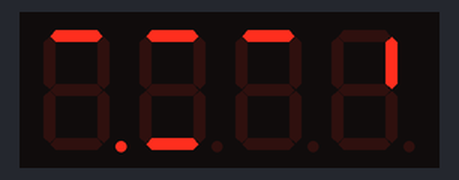
Bench run of a sketch on a simulated Arduino Uno, built with avr-gcc and run on an emulated ATmega328P. Shown: 4-digit seven-segment display.

Above: at 0.1 s.
At 0.7 s:
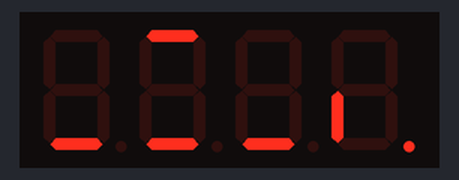
At 1.1 s:
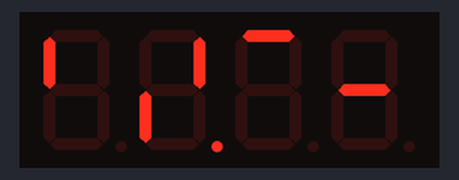
At 1.5 s:
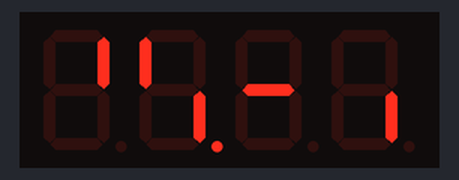

The sketch:

7segment.ino
```cpp
#include "SevSeg.h"
SevSeg sevseg; //Initiate a seven segment controller object

const byte segments[6][4]
{
  {
    B10000001,
    B00001001,
    B00000001,
    B00000010,
  },
  {
    B00000010,
    B10100100,
    B01000000,
    B00000100,
  },
  {
    B00000100,
    B00010010,
    B10001000,
    B01000000,
  },
  {
    B00001000,
    B00001001,
    B00001000,
    B10010000,
  },
  {
    B00010000,
    B00100100,
    B11000000,
    B00100000,
  },
  {
    B00100000,
    B10010010,
    B00000001,
    B01000000,
  }
};
int frame = 0;

void setup() {
  byte numDigits = 4;
  byte digitPins[] = {2, 3, 4, 5};
  byte segmentPins[] = {6, 7, 8, 9, 10, 11, 12, 13};
  bool resistorsOnSegments = 0;
  // variable above indicates that 4 resistors were placed on the digit pins.
  // set variable to 1 if you want to use 8 resistors on the segment pins.
  sevseg.begin(COMMON_CATHODE, numDigits, digitPins, segmentPins, resistorsOnSegments);
  sevseg.setBrightness(90);
}

void loop() {
  sevseg.setSegments(segments[frame]);
  frame = (millis()/200)%6;
  sevseg.refreshDisplay(); // Must run repeatedly
}
```

Measured:
- by itself, everything shown: repeats every 1.2 s, in 6 steps
